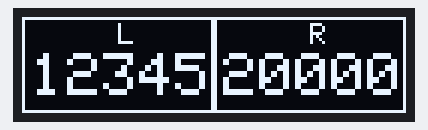
The sketch below on a simulated Arduino Uno, built with avr-gcc and run on an emulated ATmega328P. On the bench: 128×32 one-colour display.

Above: at 0.1 s.

The sketch:

show_vel.ino
```cpp
#include <SPI.h>
#include <Wire.h>
#include <Adafruit_GFX.h>
#include <Adafruit_SSD1306.h>

#define SCREEN_WIDTH 128  // OLED display width, in pixels
#define SCREEN_HEIGHT 32  // OLED display height, in pixels

// Declaration for an SSD1306 display connected to I2C (SDA, SCL pins)
// The pins for I2C are defined by the Wire-library.
// On an arduino UNO:       A4(SDA), A5(SCL)
// On an arduino MEGA 2560: 20(SDA), 21(SCL)
// On an arduino LEONARDO:   2(SDA),  3(SCL), ...
#define OLED_RESET -1        // Reset pin # (or -1 if sharing Arduino reset pin)
#define SCREEN_ADDRESS 0x3C  ///< See datasheet for Address; 0x3D for 128x64, 0x3C for 128x32
Adafruit_SSD1306 display(SCREEN_WIDTH, SCREEN_HEIGHT, &Wire, OLED_RESET);

#define NUMFLAKES 10  // Number of snowflakes in the animation example


void setup() {
  // put your setup code here, to run once:
  Serial.begin(9600);

  // SSD1306_SWITCHCAPVCC = generate display voltage from 3.3V internally
  if (!display.begin(SSD1306_SWITCHCAPVCC, SCREEN_ADDRESS)) {
    Serial.println(F("SSD1306 allocation failed"));
    for (;;)
      ;  // Don't proceed, loop forever
  }
}

void loop() {
  // put your main code here, to run repeatedly:
showVel(12345,20000);//显示速度信息
  delay(2000);
}
void  showVel(int l, int r)
{
  display.clearDisplay();
  drawrect();  //画个边框
  drawInfo(l,r);
  display.display();  // Update screen with each newly-drawn rectangle
}
void drawrect(void) {

  display.drawRect(0, 0, display.width() / 2, display.height(), SSD1306_WHITE);
  display.drawRect(display.width() / 2, 0, display.width() / 2, display.height(), SSD1306_WHITE);
}
void drawInfo(int l, int r) {
  display.setTextSize(1);               // Normal 1:1 pixel scale
  display.setTextColor(SSD1306_WHITE);  // Draw white text
  //写标题
  display.setCursor(display.width() / 4, 2);
  display.print(F("L "));
  display.setCursor(display.width() * 3 / 4, 2);
  display.print(F("R"));

//写数字
  display.setCursor(3, 12);
  display.setTextSize(2);  //具体数字放大
  display.print(l);

  display.setCursor(67, 12);
  display.setTextSize(2);  //具体数字放大
  display.print(r);
}
```
